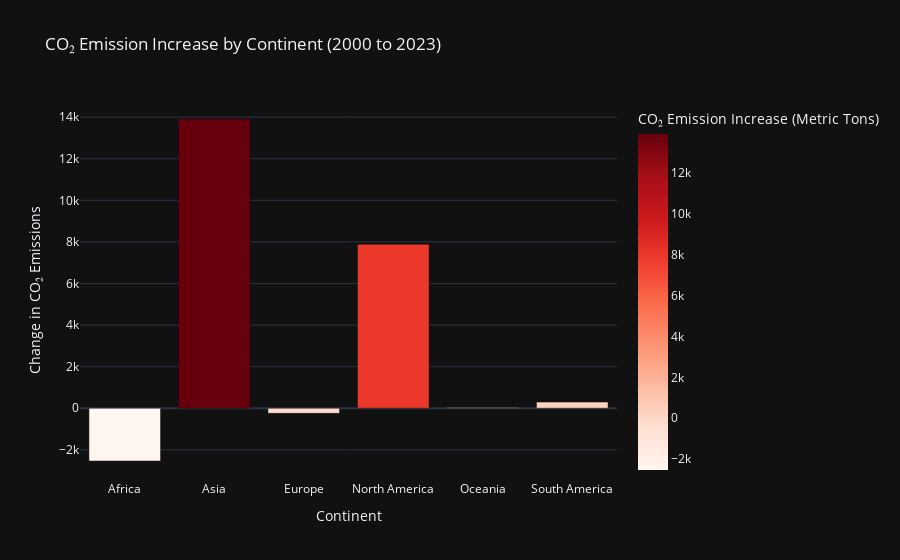

This figure's notebook cell:
### Markdown cell above
From 2000 to 2023, global CO₂ emissions rose from around 80.48k billion tonnes to 99.83k billion tonnes i.e. increased by 24.03% , even though the world witnessed significant growth in renewable energy sources such as solar, wind, and tidal power. This contradiction is largely due to the energy demands brought by the 4th industrial revolution. As the world became more digitally connected through real-time communication, cloud computing, and artificial intelligence, the need for massive data centers and industrial output surged. These require vast amounts of energy, and much of it still comes from fossil fuels.

- In the plot we can see that all the bubbles of countries hae more or less increased in size, showing growth in Co2 emmision all over the world.

- Moving from year 2000 to 2023, We can observe a greater change in a right mid bubble compared to all the other bubbles, this country is China which emerged as the fastest devloping countries during these years.

### Code cell
df_filtered = geo_data[geo_data['year'].isin([2000, 2023])]

grouped = df_filtered.groupby(['continent', 'year'])['co2'].sum().unstack()

grouped['increase'] = grouped[2023] - grouped[2000]

increase_df = grouped[['increase']].reset_index()

fig = px.bar(
    increase_df,
    x='continent',
    y='increase',
    title='CO₂ Emission Increase by Continent (2000 to 2023)',
    labels={'increase': 'CO₂ Emission Increase (Metric Tons)', 'continent': 'Continent'},
    color='increase',
    template="plotly_dark",
    color_continuous_scale='Reds'
)

fig.update_layout(xaxis_title='Continent', yaxis_title='Change in CO₂ Emissions')
fig.show()

### Figure 1 — Plotly figure (JSON) as saved in the notebook; plotly's stock layout.template omitted (floating-point values rounded to 4 significant figures)
{"data": [{"hovertemplate": "Continent=%{x}<br>CO₂ Emission Increase (Metric Tons)=%{marker.color}<extra></extra>", "legendgroup": "", "marker": {"color": [-2538.0, 13910.0, -247.0, 7883.0, 36.23, 296.1], "coloraxis": "coloraxis", "pattern": {"shape": ""}}, "name": "", "orientation": "v", "showlegend": false, "textposition": "auto", "type": "bar", "x": ["Africa", "Asia", "Europe", "North America", "Oceania", "South America"], "xaxis": "x", "y": [-2538.0, 13910.0, -247.0, 7883.0, 36.23, 296.1], "yaxis": "y"}], "layout": {"barmode": "relative", "coloraxis": {"colorbar": {"title": {"text": "CO₂ Emission Increase (Metric Tons)"}}, "colorscale": [[0, "rgb(255,245,240)"], [0.125, "rgb(254,224,210)"], [0.25, "rgb(252,187,161)"], [0.375, "rgb(252,146,114)"], [0.5, "rgb(251,106,74)"], [0.625, "rgb(239,59,44)"], [0.75, "rgb(203,24,29)"], [0.875, "rgb(165,15,21)"], [1, "rgb(103,0,13)"]]}, "legend": {"tracegroupgap": 0}, "title": {"text": "CO₂ Emission Increase by Continent (2000 to 2023)"}, "xaxis": {"anchor": "y", "domain": [0, 1], "title": {"text": "Continent"}}, "yaxis": {"anchor": "x", "domain": [0, 1], "title": {"text": "Change in CO₂ Emissions"}}}}
